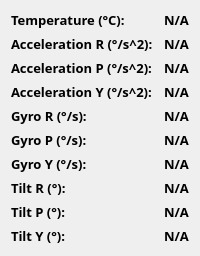
         <widget class="QWidget" name="telemetry_container_3" native="true">
          <layout class="QGridLayout" name="gridLayout_4">
           <item row="0" column="1">
            <layout class="QVBoxLayout" name="control_panel" stretch="0">
             <item>
              <layout class="QHBoxLayout" name="horizontalLayout_2" stretch="1,0">
               <item>
                <layout class="QVBoxLayout" name="verticalLayout_4">
                 <item>
                  <widget class="QLabel" name="temp_label">
                   <property name="font">
                    <font>
                     <family>Sans Serif Collection</family>
                     <pointsize>10</pointsize>
                     <weight>75</weight>
                     <bold>true</bold>
                     <kerning>true</kerning>
                    </font>
                   </property>
                   <property name="styleSheet">
                    <string notr="true">border: none;</string>
                   </property>
                   <property name="text">
                    <string>Temperature (°C):</string>
                   </property>
                  </widget>
                 </item>
                 <item>
                  <widget class="QLabel" name="accel_r_label">
                   <property name="font">
                    <font>
                     <family>Sans Serif Collection</family>
                     <pointsize>10</pointsize>
                     <weight>75</weight>
                     <bold>true</bold>
                    </font>
                   </property>
                   <property name="text">
                    <string>Acceleration R (°/s^2):</string>
                   </property>
                  </widget>
                 </item>
                 <item>
                  <widget class="QLabel" name="accel_p_label">
                   <property name="font">
                    <font>
                     <family>Sans Serif Collection</family>
                     <pointsize>10</pointsize>
                     <weight>75</weight>
                     <bold>true</bold>
                    </font>
                   </property>
                   <property name="text">
                    <string>Acceleration P (°/s^2):</string>
                   </property>
                  </widget>
                 </item>
                 <item>
                  <widget class="QLabel" name="accel_y_label">
                   <property name="font">
                    <font>
                     <family>Sans Serif Collection</family>
                     <pointsize>10</pointsize>
                     <weight>75</weight>
                     <bold>true</bold>
                     <kerning>true</kerning>
                    </font>
                   </property>
                   <property name="text">
                    <string>Acceleration Y (°/s^2):</string>
                   </property>
                  </widget>
                 </item>
                 <item>
                  <widget class="QLabel" name="gyro_r_label">
                   <property name="font">
                    <font>
                     <family>Sans Serif Collection</family>
                     <pointsize>10</pointsize>
                     <weight>75</weight>
                     <bold>true</bold>
                    </font>
                   </property>
                   <property name="styleSheet">
                    <string notr="true">border: none;</string>
                   </property>
                   <property name="text">
                    <string>Gyro R (°/s):</string>
                   </property>
                  </widget>
                 </item>
                 <item>
                  <widget class="QLabel" name="gyro_p_label">
                   <property name="font">
                    <font>
                     <family>Sans Serif Collection</family>
                     <pointsize>10</pointsize>
                     <weight>75</weight>
                     <bold>true</bold>
                    </font>
                   </property>
                   <property name="text">
                    <string>Gyro P (°/s):</string>
                   </property>
                  </widget>
                 </item>
                 <item>
                  <widget class="QLabel" name="gyro_y_label">
                   <property name="font">
                    <font>
                     <family>Sans Serif Collection</family>
                     <pointsize>10</pointsize>
                     <weight>75</weight>
                     <bold>true</bold>
                    </font>
                   </property>
                   <property name="text">
                    <string>Gyro Y (°/s):</string>
                   </property>
                  </widget>
                 </item>
                 <item>
                  <widget class="QLabel" name="tilt_r_label">
                   <property name="font">
                    <font>
                     <family>Sans Serif Collection</family>
                     <pointsize>10</pointsize>
                     <weight>75</weight>
                     <bold>true</bold>
                    </font>
                   </property>
                   <property name="text">
                    <string>Tilt R (°):</string>
                   </property>
                  </widget>
                 </item>
                 <item>
                  <widget class="QLabel" name="tilt_p_label">
                   <property name="font">
                    <font>
                     <family>Sans Serif Collection</family>
                     <pointsize>10</pointsize>
                     <weight>75</weight>
                     <bold>true</bold>
                    </font>
                   </property>
                   <property name="text">
                    <string>Tilt P (°):</string>
                   </property>
                  </widget>
                 </item>
                 <item>
                  <widget class="QLabel" name="tilt_y_label">
                   <property name="font">
                    <font>
                     <family>Sans Serif Collection</family>
                     <pointsize>10</pointsize>
                     <weight>75</weight>
                     <bold>true</bold>
                    </font>
                   </property>
                   <property name="text">
                    <string>Tilt Y (°):</string>
                   </property>
                  </widget>
                 </item>
                </layout>
               </item>
               <item>
                <layout class="QVBoxLayout" name="verticalLayout_7">
                 <item>
                  <widget class="QLabel" name="TEMPERATURE">
                   <property name="font">
                    <font>
                     <family>Sans Serif Collection</family>
                     <pointsize>10</pointsize>
                     <weight>75</weight>
                     <bold>true</bold>
                    </font>
                   </property>
                   <property name="text">
                    <string>N/A</string>
                   </property>
                  </widget>
                 </item>
                 <item>
                  <widget class="QLabel" name="ACCEL_R">
                   <property name="font">
                    <font>
                     <family>Sans Serif Collection</family>
                     <pointsize>10</pointsize>
                     <weight>75</weight>
                     <bold>true</bold>
                    </font>
                   </property>
                   <property name="text">
                    <string>N/A</string>
                   </property>
                  </widget>
                 </item>
                 <item>
                  <widget class="QLabel" name="ACCEL_P">
                   <property name="font">
                    <font>
                     <family>Sans Serif Collection</family>
                     <pointsize>10</pointsize>
                     <weight>75</weight>
                     <bold>true</bold>
                    </font>
                   </property>
                   <property name="text">
                    <string>N/A</string>
                   </property>
                  </widget>
                 </item>
                 <item>
                  <widget class="QLabel" name="ACCEL_Y">
                   <property name="font">
                    <font>
                     <family>Sans Serif Collection</family>
                     <pointsize>10</pointsize>
                     <weight>75</weight>
                     <bold>true</bold>
                    </font>
                   </property>
                   <property name="text">
                    <string>N/A</string>
                   </property>
                  </widget>
                 </item>
                 <item>
                  <widget class="QLabel" name="GYRO_R">
                   <property name="font">
                    <font>
                     <family>Sans Serif Collection</family>
                     <pointsize>10</pointsize>
                     <weight>75</weight>
                     <bold>true</bold>
                    </font>
                   </property>
                   <property name="text">
                    <string>N/A</string>
                   </property>
                  </widget>
                 </item>
                 <item>
                  <widget class="QLabel" name="GYRO_P">
                   <property name="font">
                    <font>
                     <family>Sans Serif Collection</family>
                     <pointsize>10</pointsize>
                     <weight>75</weight>
                     <bold>true</bold>
                    </font>
                   </property>
                   <property name="text">
                    <string>N/A</string>
                   </property>
                  </widget>
                 </item>
                 <item>
                  <widget class="QLabel" name="GYRO_Y">
                   <property name="font">
                    <font>
                     <family>Sans Serif Collection</family>
                     <pointsize>10</pointsize>
                     <weight>75</weight>
                     <bold>true</bold>
                    </font>
                   </property>
                   <property name="text">
                    <string>N/A</string>
                   </property>
                  </widget>
                 </item>
                 <item>
                  <widget class="QLabel" name="TILT_R">
                   <property name="font">
                    <font>
                     <family>Sans Serif Collection</family>
                     <pointsize>10</pointsize>
                     <weight>75</weight>
                     <bold>true</bold>
                    </font>
                   </property>
                   <property name="text">
                    <string>N/A</string>
                   </property>
                  </widget>
                 </item>
                 <item>
                  <widget class="QLabel" name="TILT_P">
                   <property name="font">
                    <font>
                     <family>Sans Serif Collection</family>
                     <pointsize>10</pointsize>
                     <weight>75</weight>
                     <bold>true</bold>
                    </font>
                   </property>
                   <property name="text">
                    <string>N/A</string>
                   </property>
                  </widget>
                 </item>
                 <item>
                  <widget class="QLabel" name="TILT_Y">
                   <property name="font">
                    <font>
                     <family>Sans Serif Collection</family>
                     <pointsize>10</pointsize>
                     <weight>75</weight>
                     <bold>true</bold>
                    </font>
                   </property>
                   <property name="text">
                    <string>N/A</string>
                   </property>
                  </widget>
                 </item>
                </layout>
               </item>
              </layout>
             </item>
            </layout>
           </item>
          </layout>
         </widget>
